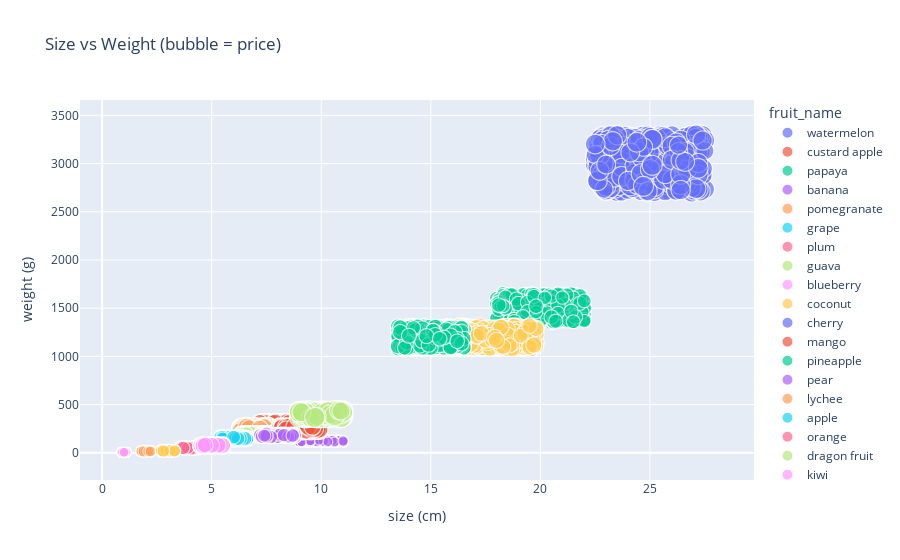

The cell this chart's notebook holds for it:
### Code cell
# Scatter Plot (Size vs Weight)
fig = px.scatter(fruit_data, x='size (cm)', y='weight (g)', color='fruit_name',
                 size='avg_price (₹)', hover_data=['color', 'taste'],
                 title='Size vs Weight (bubble = price)')
fig.show()

### Figure 1 — Plotly figure (JSON) as saved in the notebook; plotly's stock layout.template omitted (floating-point values rounded to 4 significant figures; data arrays with more than 128 entries replaced by an {"elided": "..."} marker saying what was removed)
{"data": [{"customdata": {"elided": "498x2 str values"}, "hovertemplate": "fruit_name=watermelon<br>size (cm)=%{x}<br>weight (g)=%{y}<br>avg_price (₹)=%{marker.size}<br>color=%{customdata[0]}<br>taste=%{customdata[1]}<extra></extra>", "legendgroup": "watermelon", "marker": {"color": "#636efa", "size": {"elided": "498 float values"}, "sizemode": "area", "sizeref": 0.4125, "symbol": "circle"}, "mode": "markers", "name": "watermelon", "showlegend": true, "type": "scattergl", "x": {"elided": "498 float values"}, "xaxis": "x", "y": {"elided": "498 float values"}, "yaxis": "y"}, {"customdata": {"elided": "516x2 str values"}, "hovertemplate": "fruit_name=custard apple<br>size (cm)=%{x}<br>weight (g)=%{y}<br>avg_price (₹)=%{marker.size}<br>color=%{customdata[0]}<br>taste=%{customdata[1]}<extra></extra>", "legendgroup": "custard apple", "marker": {"color": "#EF553B", "size": {"elided": "516 float values"}, "sizemode": "area", "sizeref": 0.4125, "symbol": "circle"}, "mode": "markers", "name": "custard apple", "showlegend": true, "type": "scattergl", "x": {"elided": "516 float values"}, "xaxis": "x", "y": {"elided": "516 float values"}, "yaxis": "y"}, {"customdata": {"elided": "509x2 str values"}, "hovertemplate": "fruit_name=papaya<br>size (cm)=%{x}<br>weight (g)=%{y}<br>avg_price (₹)=%{marker.size}<br>color=%{customdata[0]}<br>taste=%{customdata[1]}<extra></extra>", "legendgroup": "papaya", "marker": {"color": "#00cc96", "size": {"elided": "509 float values"}, "sizemode": "area", "sizeref": 0.4125, "symbol": "circle"}, "mode": "markers", "name": "papaya", "showlegend": true, "type": "scattergl", "x": {"elided": "509 float values"}, "xaxis": "x", "y": {"elided": "509 float values"}, "yaxis": "y"}, {"customdata": {"elided": "502x2 str values"}, "hovertemplate": "fruit_name=banana<br>size (cm)=%{x}<br>weight (g)=%{y}<br>avg_price (₹)=%{marker.size}<br>color=%{customdata[0]}<br>taste=%{customdata[1]}<extra></extra>", "legendgroup": "banana", "marker": {"color": "#ab63fa", "size": {"elided": "502 float values"}, "sizemode": "area", "sizeref": 0.4125, "symbol": "circle"}, "mode": "markers", "name": "banana", "showlegend": true, "type": "scattergl", "x": {"elided": "502 float values"}, "xaxis": "x", "y": {"elided": "502 float values"}, "yaxis": "y"}, {"customdata": {"elided": "534x2 str values"}, "hovertemplate": "fruit_name=pomegranate<br>size (cm)=%{x}<br>weight (g)=%{y}<br>avg_price (₹)=%{marker.size}<br>color=%{customdata[0]}<br>taste=%{customdata[1]}<extra></extra>", "legendgroup": "pomegranate", "marker": {"color": "#FFA15A", "size": {"elided": "534 float values"}, "sizemode": "area", "sizeref": 0.4125, "symbol": "circle"}, "mode": "markers", "name": "pomegranate", "showlegend": true, "type": "scattergl", "x": {"elided": "534 float values"}, "xaxis": "x", "y": {"elided": "534 float values"}, "yaxis": "y"}, {"customdata": {"elided": "499x2 str values"}, "hovertemplate": "fruit_name=grape<br>size (cm)=%{x}<br>weight (g)=%{y}<br>avg_price (₹)=%{marker.size}<br>color=%{customdata[0]}<br>taste=%{customdata[1]}<extra></extra>", "legendgroup": "grape", "marker": {"color": "#19d3f3", "size": {"elided": "499 float values"}, "sizemode": "area", "sizeref": 0.4125, "symbol": "circle"}, "mode": "markers", "name": "grape", "showlegend": true, "type": "scattergl", "x": {"elided": "499 float values"}, "xaxis": "x", "y": {"elided": "499 float values"}, "yaxis": "y"}, {"customdata": {"elided": "489x2 str values"}, "hovertemplate": "fruit_name=plum<br>size (cm)=%{x}<br>weight (g)=%{y}<br>avg_price (₹)=%{marker.size}<br>color=%{customdata[0]}<br>taste=%{customdata[1]}<extra></extra>", "legendgroup": "plum", "marker": {"color": "#FF6692", "size": {"elided": "489 float values"}, "sizemode": "area", "sizeref": 0.4125, "symbol": "circle"}, "mode": "markers", "name": "plum", "showlegend": true, "type": "scattergl", "x": {"elided": "489 float values"}, "xaxis": "x", "y": {"elided": "489 float values"}, "yaxis": "y"}, {"customdata": {"elided": "481x2 str values"}, "hovertemplate": "fruit_name=guava<br>size (cm)=%{x}<br>weight (g)=%{y}<br>avg_price (₹)=%{marker.size}<br>color=%{customdata[0]}<br>taste=%{customdata[1]}<extra></extra>", "legendgroup": "guava", "marker": {"color": "#B6E880", "size": {"elided": "481 float values"}, "sizemode": "area", "sizeref": 0.4125, "symbol": "circle"}, "mode": "markers", "name": "guava", "showlegend": true, "type": "scattergl", "x": {"elided": "481 float values"}, "xaxis": "x", "y": {"elided": "481 float values"}, "yaxis": "y"}, {"customdata": {"elided": "503x2 str values"}, "hovertemplate": "fruit_name=blueberry<br>size (cm)=%{x}<br>weight (g)=%{y}<br>avg_price (₹)=%{marker.size}<br>color=%{customdata[0]}<br>taste=%{customdata[1]}<extra></extra>", "legendgroup": "blueberry", "marker": {"color": "#FF97FF", "size": {"elided": "503 float values"}, "sizemode": "area", "sizeref": 0.4125, "symbol": "circle"}, "mode": "markers", "name": "blueberry", "showlegend": true, "type": "scattergl", "x": {"elided": "503 float values"}, "xaxis": "x", "y": {"elided": "503 float values"}, "yaxis": "y"}, {"customdata": {"elided": "502x2 str values"}, "hovertemplate": "fruit_name=coconut<br>size (cm)=%{x}<br>weight (g)=%{y}<br>avg_price (₹)=%{marker.size}<br>color=%{customdata[0]}<br>taste=%{customdata[1]}<extra></extra>", "legendgroup": "coconut", "marker": {"color": "#FECB52", "size": {"elided": "502 float values"}, "sizemode": "area", "sizeref": 0.4125, "symbol": "circle"}, "mode": "markers", "name": "coconut", "showlegend": true, "type": "scattergl", "x": {"elided": "502 float values"}, "xaxis": "x", "y": {"elided": "502 float values"}, "yaxis": "y"}, {"customdata": {"elided": "479x2 str values"}, "hovertemplate": "fruit_name=cherry<br>size (cm)=%{x}<br>weight (g)=%{y}<br>avg_price (₹)=%{marker.size}<br>color=%{customdata[0]}<br>taste=%{customdata[1]}<extra></extra>", "legendgroup": "cherry", "marker": {"color": "#636efa", "size": {"elided": "479 float values"}, "sizemode": "area", "sizeref": 0.4125, "symbol": "circle"}, "mode": "markers", "name": "cherry", "showlegend": true, "type": "scattergl", "x": {"elided": "479 float values"}, "xaxis": "x", "y": {"elided": "479 float values"}, "yaxis": "y"}, {"customdata": {"elided": "500x2 str values"}, "hovertemplate": "fruit_name=mango<br>size (cm)=%{x}<br>weight (g)=%{y}<br>avg_price (₹)=%{marker.size}<br>color=%{customdata[0]}<br>taste=%{customdata[1]}<extra></extra>", "legendgroup": "mango", "marker": {"color": "#EF553B", "size": {"elided": "500 float values"}, "sizemode": "area", "sizeref": 0.4125, "symbol": "circle"}, "mode": "markers", "name": "mango", "showlegend": true, "type": "scattergl", "x": {"elided": "500 float values"}, "xaxis": "x", "y": {"elided": "500 float values"}, "yaxis": "y"}, {"customdata": {"elided": "533x2 str values"}, "hovertemplate": "fruit_name=pineapple<br>size (cm)=%{x}<br>weight (g)=%{y}<br>avg_price (₹)=%{marker.size}<br>color=%{customdata[0]}<br>taste=%{customdata[1]}<extra></extra>", "legendgroup": "pineapple", "marker": {"color": "#00cc96", "size": {"elided": "533 float values"}, "sizemode": "area", "sizeref": 0.4125, "symbol": "circle"}, "mode": "markers", "name": "pineapple", "showlegend": true, "type": "scattergl", "x": {"elided": "533 float values"}, "xaxis": "x", "y": {"elided": "533 float values"}, "yaxis": "y"}, {"customdata": {"elided": "534x2 str values"}, "hovertemplate": "fruit_name=pear<br>size (cm)=%{x}<br>weight (g)=%{y}<br>avg_price (₹)=%{marker.size}<br>color=%{customdata[0]}<br>taste=%{customdata[1]}<extra></extra>", "legendgroup": "pear", "marker": {"color": "#ab63fa", "size": {"elided": "534 float values"}, "sizemode": "area", "sizeref": 0.4125, "symbol": "circle"}, "mode": "markers", "name": "pear", "showlegend": true, "type": "scattergl", "x": {"elided": "534 float values"}, "xaxis": "x", "y": {"elided": "534 float values"}, "yaxis": "y"}, {"customdata": {"elided": "502x2 str values"}, "hovertemplate": "fruit_name=lychee<br>size (cm)=%{x}<br>weight (g)=%{y}<br>avg_price (₹)=%{marker.size}<br>color=%{customdata[0]}<br>taste=%{customdata[1]}<extra></extra>", "legendgroup": "lychee", "marker": {"color": "#FFA15A", "size": {"elided": "502 float values"}, "sizemode": "area", "sizeref": 0.4125, "symbol": "circle"}, "mode": "markers", "name": "lychee", "showlegend": true, "type": "scattergl", "x": {"elided": "502 float values"}, "xaxis": "x", "y": {"elided": "502 float values"}, "yaxis": "y"}, {"customdata": {"elided": "492x2 str values"}, "hovertemplate": "fruit_name=apple<br>size (cm)=%{x}<br>weight (g)=%{y}<br>avg_price (₹)=%{marker.size}<br>color=%{customdata[0]}<br>taste=%{customdata[1]}<extra></extra>", "legendgroup": "apple", "marker": {"color": "#19d3f3", "size": {"elided": "492 float values"}, "sizemode": "area", "sizeref": 0.4125, "symbol": "circle"}, "mode": "markers", "name": "apple", "showlegend": true, "type": "scattergl", "x": {"elided": "492 float values"}, "xaxis": "x", "y": {"elided": "492 float values"}, "yaxis": "y"}, {"customdata": {"elided": "487x2 str values"}, "hovertemplate": "fruit_name=orange<br>size (cm)=%{x}<br>weight (g)=%{y}<br>avg_price (₹)=%{marker.size}<br>color=%{customdata[0]}<br>taste=%{customdata[1]}<extra></extra>", "legendgroup": "orange", "marker": {"color": "#FF6692", "size": {"elided": "487 float values"}, "sizemode": "area", "sizeref": 0.4125, "symbol": "circle"}, "mode": "markers", "name": "orange", "showlegend": true, "type": "scattergl", "x": {"elided": "487 float values"}, "xaxis": "x", "y": {"elided": "487 float values"}, "yaxis": "y"}, {"customdata": {"elided": "496x2 str values"}, "hovertemplate": "fruit_name=dragon fruit<br>size (cm)=%{x}<br>weight (g)=%{y}<br>avg_price (₹)=%{marker.size}<br>color=%{customdata[0]}<br>taste=%{customdata[1]}<extra></extra>", "legendgroup": "dragon fruit", "marker": {"color": "#B6E880", "size": {"elided": "496 float values"}, "sizemode": "area", "sizeref": 0.4125, "symbol": "circle"}, "mode": "markers", "name": "dragon fruit", "showlegend": true, "type": "scattergl", "x": {"elided": "496 float values"}, "xaxis": "x", "y": {"elided": "496 float values"}, "yaxis": "y"}, {"customdata": {"elided": "506x2 str values"}, "hovertemplate": "fruit_name=kiwi<br>size (cm)=%{x}<br>weight (g)=%{y}<br>avg_price (₹)=%{marker.size}<br>color=%{customdata[0]}<br>taste=%{customdata[1]}<extra></extra>", "legendgroup": "kiwi", "marker": {"color": "#FF97FF", "size": {"elided": "506 float values"}, "sizemode": "area", "sizeref": 0.4125, "symbol": "circle"}, "mode": "markers", "name": "kiwi", "showlegend": true, "type": "scattergl", "x": {"elided": "506 float values"}, "xaxis": "x", "y": {"elided": "506 float values"}, "yaxis": "y"}, {"customdata": {"elided": "438x2 str values"}, "hovertemplate": "fruit_name=strawberry<br>size (cm)=%{x}<br>weight (g)=%{y}<br>avg_price (₹)=%{marker.size}<br>color=%{customdata[0]}<br>taste=%{customdata[1]}<extra></extra>", "legendgroup": "strawberry", "marker": {"color": "#FECB52", "size": {"elided": "438 float values"}, "sizemode": "area", "sizeref": 0.4125, "symbol": "circle"}, "mode": "markers", "name": "strawberry", "showlegend": true, "type": "scattergl", "x": {"elided": "438 float values"}, "xaxis": "x", "y": {"elided": "438 float values"}, "yaxis": "y"}], "layout": {"legend": {"itemsizing": "constant", "title": {"text": "fruit_name"}, "tracegroupgap": 0}, "title": {"text": "Size vs Weight (bubble = price)"}, "xaxis": {"anchor": "y", "domain": [0, 1], "title": {"text": "size (cm)"}}, "yaxis": {"anchor": "x", "domain": [0, 1], "title": {"text": "weight (g)"}}}}
